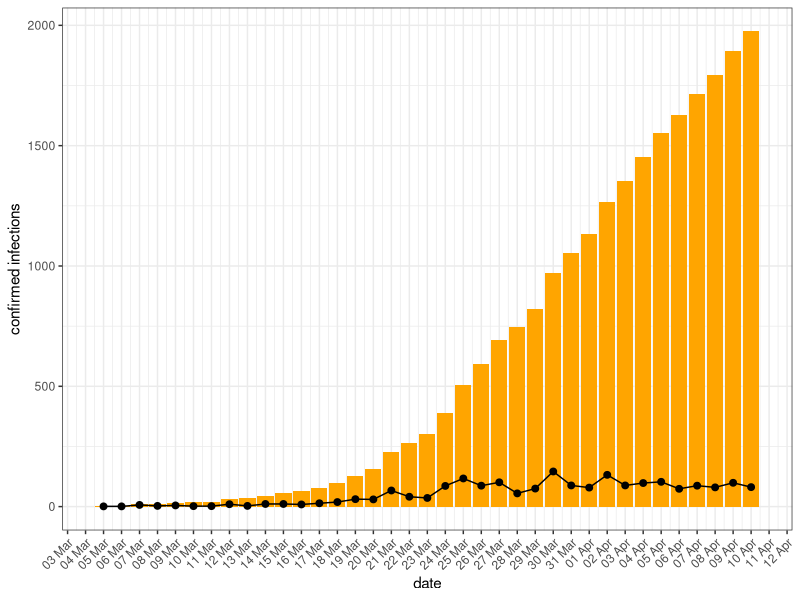

Reproduce this figure in R. (Note: this script raises an error after producing the figure.)
## ---- chunk 1
knitr::opts_chunk$set(echo = TRUE)
## ---- chunk 2
setwd("/home/harpo/Dropbox/ongoing-work/git-repos/COVID19/dataset/")
suppressMessages(library(ggplot2))
suppressMessages(library(dplyr))
suppressMessages(library(readr))
suppressMessages(library(lubridate))
library(tidyr)
library(tibble)
covid19_arg<-read_delim("COVID19_ARG.tsv",delim ='\t')
## ---- chunk 3
names(covid19_arg)[1:33]
## ---- chunk 4
covid19_arg<-read_delim("COVID19_ARG.tsv",delim ='\t')
## ---- chunk 5
covid19_arg<-covid19_arg %>% mutate(date=mdy(date))
covid19_arg %>% ggplot()+
  geom_col(aes(x=date,y=total_cases),fill='orange')+
  geom_line(aes(x=date,y=new_cases),fill='green')+
  geom_point(aes(x=date,y=new_cases),fill='green',size=2)+
    ylab("confirmed infections")+
  theme_bw()+
    scale_x_date(date_breaks = "1 day", date_labels = "%d %b")+
  theme(axis.text.x = element_text(angle = 45, hjust = 1))+
  ggsave("images/total.png",height = 2,width = 6)
## ---- chunk 6
covid19_arg %>% ggplot()+
  geom_col(aes(x=date,y=total_deaths),fill='red')+
  geom_line(aes(x=date,y=new_deaths),fill='green')+
  geom_point(aes(x=date,y=new_deaths),fill='green',size=2)+
    ylab("confirmed deaths")+
  scale_x_date(date_breaks = "1 day", date_labels = "%d %b")+
  theme_bw()+
  theme(axis.text.x = element_text(angle = 45, hjust = 1))+
  ggsave("images/totaldeaths.png",height = 2,width =6)
## ---- chunk 7

covid19_arg[,c(12:33)] %>% replace(is.na(.), 0) %>% tibble::add_column(date=covid19_arg$date) %>%
  pivot_longer(-date,names_to = "Province", values_to = "total") %>% group_by(Province) %>% summarise(total_cases=sum(total)) %>% arrange((total_cases)) %>%
   ggplot()+
  geom_col(aes(x=Province,y=total_cases),fill='orange')+
    ylab("confirmed infections")+
  #scale_x_date(date_breaks = "1 day", date_labels = "%d %b")+
  theme_bw()+
  theme(axis.text.x = element_text(angle = 45, hjust = 1))+
  ggsave("images/deathsperprovinces.png",height = 2,width =6)
## ---- chunk 8

top_5<-covid19_arg[,c(12:33)] %>% replace(is.na(.), 0) %>% tibble::add_column(date=covid19_arg$date) %>%
  pivot_longer(-date,names_to = "Province", values_to = "total") %>% group_by(Province) %>% summarise(total_cases=sum(total)) %>%  top_n(5) %>% select(Province)

covid19_arg[,c(12:33)] %>% replace(is.na(.), 0) %>% tibble::add_column(date=covid19_arg$date) %>%group_by(date) %>%
  pivot_longer(-date,names_to = "Province", values_to = "new_cases") %>% group_by(Province) %>% mutate(cumulative_cases=cumsum(new_cases)) %>% arrange(desc(cumulative_cases)) %>% filter( Province %in% unlist(as.list(top_5))) %>% 

  ggplot()+
  geom_line(aes(x=date,y=cumulative_cases,color=Province))+
  geom_point(aes(x=date,y=cumulative_cases,color=Province),size=2)+
  #geom_line(aes(x=date,y=total))+
  ylab("cumulative infections per day [log]")+
   scale_x_date(date_breaks = "1 day", date_labels = "%d %b")+
  theme_bw()+
  scale_y_continuous(trans='log10')+
  theme(axis.text.x = element_text(angle = 45, hjust = 1))+
  ggsave("images/cumulativeperprovincestop5.png",height = 2,width =6)


## ---- chunk 9

top_5<-covid19_arg[,c(12:33)] %>% replace(is.na(.), 0) %>% tibble::add_column(date=covid19_arg$date) %>%
  pivot_longer(-date,names_to = "Province", values_to = "total") %>% group_by(Province) %>% summarise(total_cases=sum(total)) %>%  top_n(6) %>% select(Province)

covid19_arg[,c(12:33)] %>% replace(is.na(.), 0) %>% tibble::add_column(date=covid19_arg$date) %>%
  pivot_longer(-date,names_to = "Province", values_to = "total") %>% filter( Province %in% unlist(as.list(top_5))) %>% 
ggplot()+
  geom_col(aes(x=date,y=total))+
  #geom_point(aes(x=date,y=total,color=Province),size=2)+
  #geom_line(aes(x=date,y=total))+
  ylab("new infections per day")+
   scale_x_date(date_breaks = "1 day", date_labels = "%d %b")+
  theme_bw()+
  theme(axis.text.x = element_text(angle = 45, hjust = 1))+
  facet_wrap(~Province, ncol = 3)+
  ggsave("images/totalprovinces.png",height = 4,width =6)
